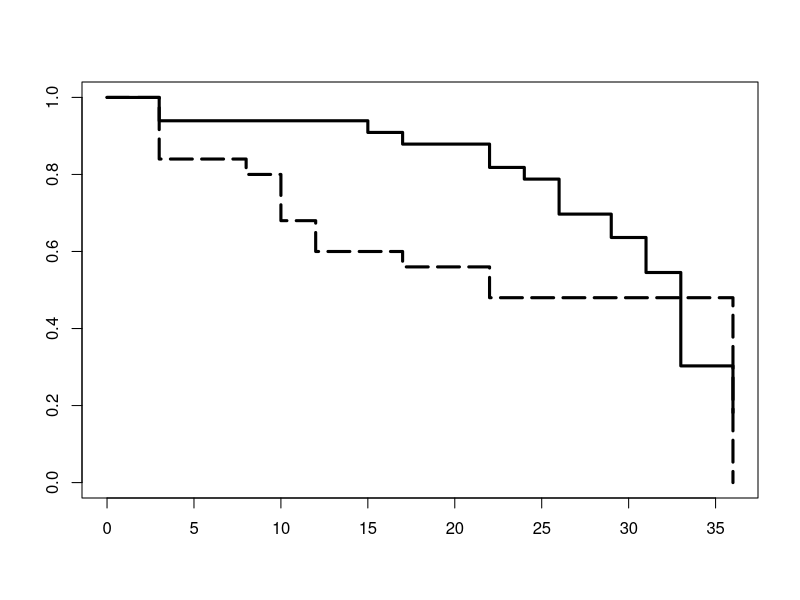
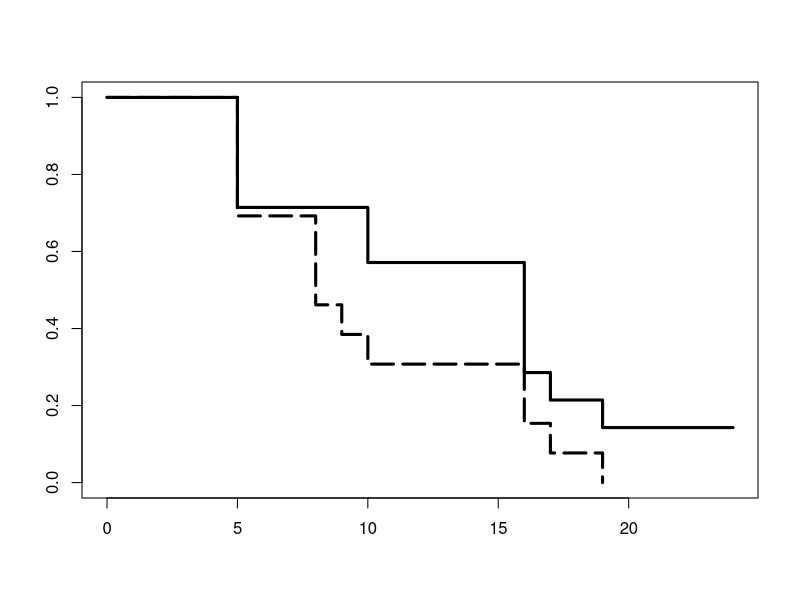
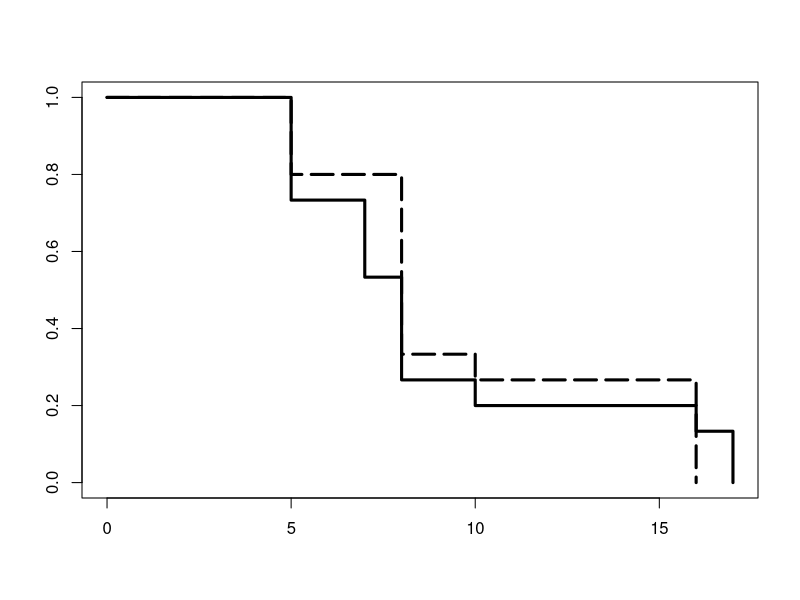
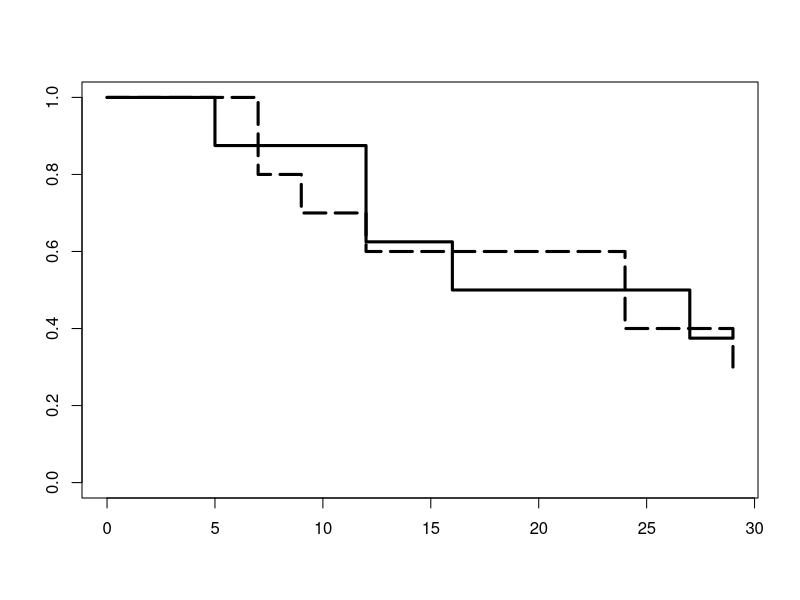
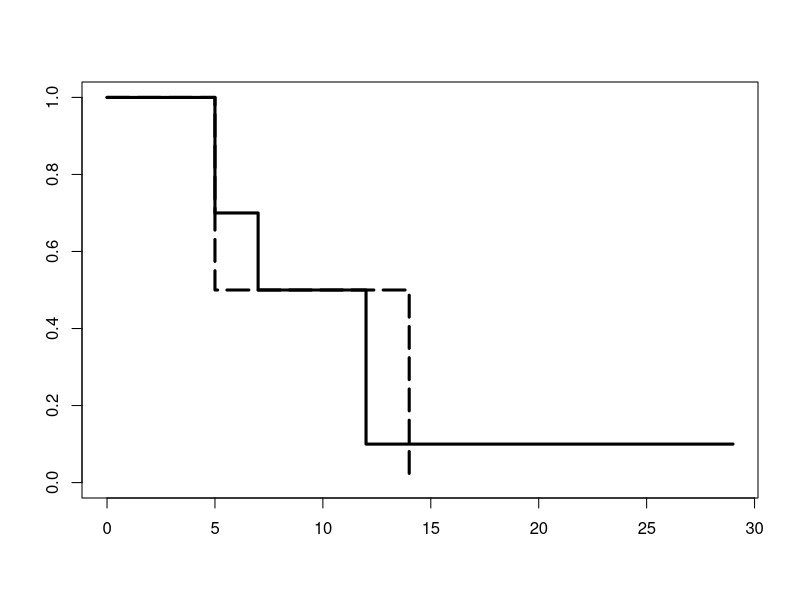
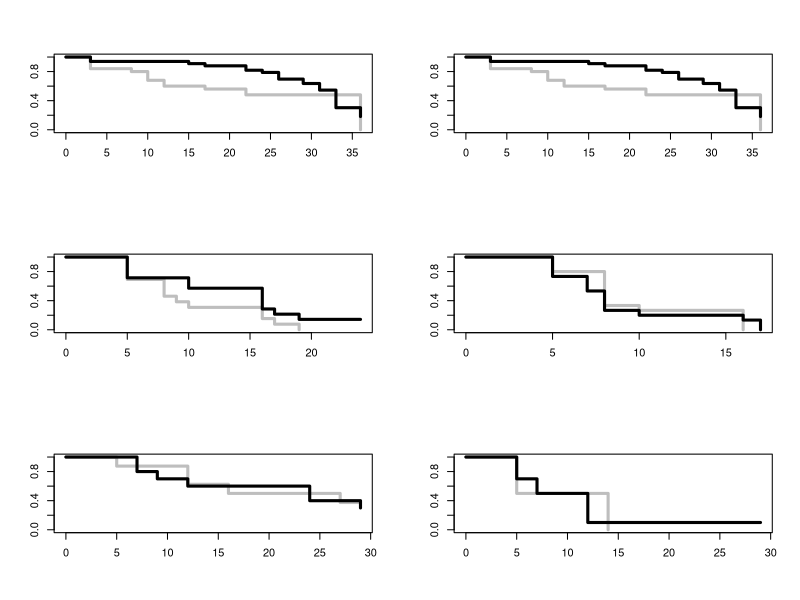
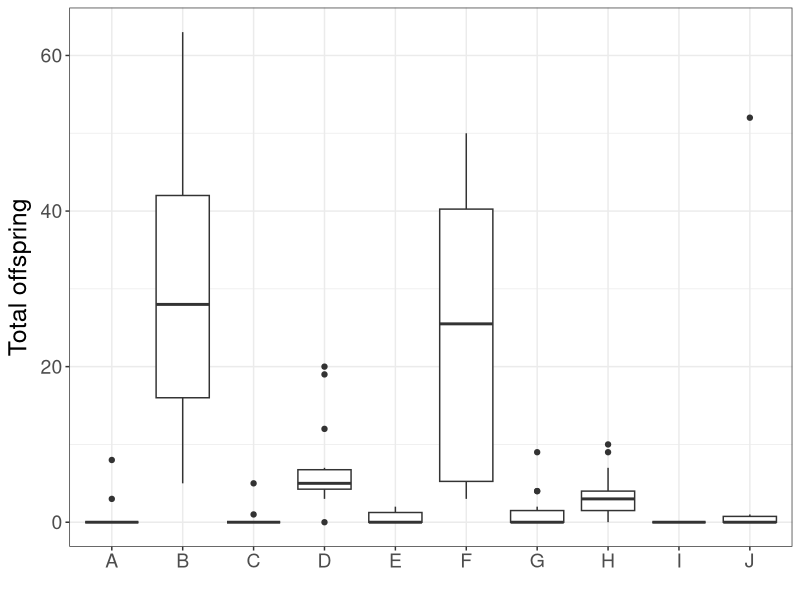

Source code (R) for these figures, in order: (Note: this script raises an error after producing the figures.)
#=============================================================================================================#
# Script created by Meghan Duffy, duffymeg@umich.edu
# Script created in version R 3.1.2 
# This script is for analyzing data related to the Duffy et al. paper re-describing
# the Daphnia brood parasite Blastulidium paedophthorum (Bp)
#=============================================================================================================#

# Set working directory
#use line below if working on pc
# setwd("C:/Users/duffymeg/Box Sync/Parasites/BroodParasite/CodeforDuffyetalBPpaper")
#use line below if working on mac
setwd("~/Box Sync/Parasites/BroodParasite/CodeforDuffyetalBPpaper")

# load all data
# North Fall 2013 life table
brooddataNorth2013 <- read.table("NorthBPLifeTable2013.txt", header=TRUE, sep="\t", na.strings="?", dec=".", strip.white=TRUE)
# Now moving on to Fall 2014 data 
# North Lake:
brooddataNorth2014 <- read.csv("NorthBPLifeTable2014.csv", header=TRUE, na.strings="?", dec=".", strip.white=TRUE)
brooddataNorth2014dentifera <- subset(brooddataNorth2014,Treatment=="Infected Dent" | Treatment=="Uninfected Dent")
brooddataNorth2014retrocurva <- subset(brooddataNorth2014,Treatment=="Infected Retro" | Treatment=="Uninfected Retro")
# Cedar Lake:
brooddataCedar2014 <- read.csv("CedarBPLifeTable2014.csv", header=TRUE, na.strings="?", dec=".", strip.white=TRUE)
brooddataCedar2014dentifera <- subset(brooddataCedar2014,Treatment=="Infected Dent" | Treatment=="Uninfected Dent")
brooddataCedar2014retrocurva <- subset(brooddataCedar2014,Treatment=="Infected Retro" | Treatment=="Uninfected Retro")

# Survival analyses
library(survival)
#Note "Censored" column is whether or not the animal died before experimental takedown 1= yes, it died during the experiment, 0 = no, it survived until the end

# North 2013 data:
model1 <- survfit(Surv(brooddataNorth2013$Day.Death, brooddataNorth2013$Censored) ~ brooddataNorth2013$Treatment)
plot(model1, lty=c(5,1),lwd=3)

tapply(brooddataNorth2013$Day.Death,brooddataNorth2013$Treatment,mean,na.rm=TRUE)

# Cox's proportional hazard model 
coxfit1 <- coxph(Surv(brooddataNorth2013$Day.Death, brooddataNorth2013$Censored) ~ brooddataNorth2013$Treatment)  
summary(coxfit1)   

# North 2014 dentifera data:
model2 <- survfit(Surv(brooddataNorth2014dentifera$Day.Death, brooddataNorth2014dentifera$Censored) ~ brooddataNorth2014dentifera$Treatment)
plot(model2, lty=c(5,1),lwd=3)

tapply(brooddataNorth2014dentifera$Day.Death,brooddataNorth2014dentifera$Treatment,mean,na.rm=TRUE)

coxfit2 <- coxph(Surv(brooddataNorth2014dentifera$Day.Death, brooddataNorth2014dentifera$Censored) ~ brooddataNorth2014dentifera$Treatment)  
summary(coxfit2)   

# North 2014 retrocurva data:
model3 <- survfit(Surv(brooddataNorth2014retrocurva$Day.Death, brooddataNorth2014retrocurva$Censored) ~ brooddataNorth2014retrocurva$Treatment)
plot(model3, lty=c(5,1),lwd=3)

tapply(brooddataNorth2014retrocurva$Day.Death,brooddataNorth2014retrocurva$Treatment,mean,na.rm=TRUE)

coxfit3 <- coxph(Surv(brooddataNorth2014retrocurva$Day.Death, brooddataNorth2014retrocurva$Censored) ~ brooddataNorth2014retrocurva$Treatment)  
summary(coxfit3)   

# Cedar 2014 dentifera data:
model4 <- survfit(Surv(brooddataCedar2014dentifera$Day.Death, brooddataCedar2014dentifera$Censored) ~ brooddataCedar2014dentifera$Treatment)
plot(model4, lty=c(1,5),lwd=3)

tapply(brooddataCedar2014dentifera$Day.Death,brooddataCedar2014dentifera$Treatment,mean,na.rm=TRUE)

coxfit4 <- coxph(Surv(brooddataCedar2014dentifera$Day.Death, brooddataCedar2014dentifera$Censored) ~ brooddataCedar2014dentifera$Treatment)  
summary(coxfit4)   

# Cedar 2014 retrocurva data:
model5 <- survfit(Surv(brooddataCedar2014retrocurva$Day.Death, brooddataCedar2014retrocurva$Censored) ~ brooddataCedar2014retrocurva$Treatment)
plot(model5, lty=c(5,1),lwd=3)

tapply(brooddataCedar2014retrocurva$Day.Death,brooddataCedar2014retrocurva$Treatment,mean,na.rm=TRUE)

coxfit5 <- coxph(Surv(brooddataCedar2014retrocurva$Day.Death, brooddataCedar2014retrocurva$Censored) ~ brooddataCedar2014retrocurva$Treatment)  
summary(coxfit5)  


# One big figure with all the survival plots:
par(mfrow=c(3,2))
plot(model1, lty=c(1,1),lwd=3, col=c("gray","black"))
plot(model1, lty=c(1,1),lwd=3, col=c("gray","black")) # placeholder; will delete when export
plot(model2, lty=c(1,1),lwd=3, col=c("gray","black"))
plot(model3, lty=c(1,1),lwd=3, col=c("gray","black"))
plot(model4, lty=c(1,1),lwd=3, col=c("gray","black"))
plot(model5, lty=c(1,1),lwd=3, col=c("gray","black"))

## Now combining all the data into one big dataset to plot reproduction:
brooddataNorth2013$LakeYear <- "North2013"
brooddataNorth2013$Host <- "dentifera"
brooddataNorth2013$Infection <- brooddataNorth2013$Treatment

library(stringr)
library(plyr)

list <- str_split(brooddataNorth2014$Treatment, " ", n = 2)
df <- ldply(list)
colnames(df) <- c("Infection", "Host")

brooddataNorth2014$Infection <- df$Infection
brooddataNorth2014$Host <- df$Host

list <- str_split(brooddataCedar2014$Treatment, " ", n = 2)
df <- ldply(list)
colnames(df) <- c("Infection", "Host")

brooddataCedar2014$Infection <- df$Infection
brooddataCedar2014$Host <- df$Host

brooddataNorth2014$LakeYear <- "North2014"
brooddataCedar2014$LakeYear <- "Cedar2014"

brooddataNorth2013$Other.Infect <- NULL

allbrooddata <- rbind(brooddataNorth2013,brooddataNorth2014,brooddataCedar2014)

allbrooddata$Host <- str_replace(allbrooddata$Host,"dentifera","Dent")

allbrooddata$Dummy <- "Q"
allbrooddata$Dummy[1:25] <- "A"
allbrooddata$Dummy[26:58] <- "B"
allbrooddata$Dummy[59:71] <- "C"
allbrooddata$Dummy[72:85] <- "D"
allbrooddata$Dummy[86:100] <- "G"
allbrooddata$Dummy[101:115] <- "H"
allbrooddata$Dummy[116:123] <- "E"
allbrooddata$Dummy[124:133] <- "F"
allbrooddata$Dummy[134:137] <- "I"
allbrooddata$Dummy[138:147] <- "J"

library(ggplot2)
ggplot(allbrooddata, aes(x=Dummy, y=Sum.Offspring)) + 
  geom_boxplot() + theme_bw() +
  labs(x=" ", y=expression(paste("Total offspring"))) + theme(
    axis.title.y = element_text(size=18,vjust=0.9),
    axis.text.x = element_text(size=14),
    axis.text.y = element_text(size=14)
  ) 

# now analyzing 
#For North 2013
#get mean reproduction of the two treatments
tapply(brooddataNorth2013$Sum.Offspring,brooddataNorth2013$Treatment,mean,na.rm=TRUE)

# non-parametric permutation test using the coin package:
library(coin)

# North 2013:
oneway_test(Sum.Offspring ~ Treatment, data=brooddataNorth2013,
            distribution=approximate(B=9999))

#For North 2014
#get mean reproduction of the two treatments
tapply(brooddataNorth2014$Sum.Offspring,brooddataNorth2014$Treatment,mean,na.rm=TRUE)

#test North 2014 dentifera using the coin package:
oneway_test(Sum.Offspring ~ Treatment, data=brooddataNorth2014dentifera,
            distribution=approximate(B=9999))

#North 2014 retrocurva
oneway_test(Sum.Offspring ~ Treatment, data=brooddataNorth2014retrocurva,
            distribution=approximate(B=9999))

#For Cedar 2014
#get mean reproduction of the treatments
tapply(brooddataCedar2014$Sum.Offspring,brooddataCedar2014$Treatment,mean,na.rm=TRUE)

#test Cedar 2014 dentifera using the coin package:
oneway_test(Sum.Offspring ~ Treatment, data=brooddataCedar2014dentifera,
            distribution=approximate(B=9999))

# test Cedar 2014 retrocurva:
oneway_test(Sum.Offspring ~ Treatment, data=brooddataCedar2014retrocurva,
            distribution=approximate(B=9999))


# looking at recovery of infected hosts
tapply(allbrooddata$Did.Clear,list(allbrooddata$LakeYear,allbrooddata$Host,allbrooddata$Infection),mean,na.rm=TRUE)
tapply(allbrooddata$Did.Clear,list(allbrooddata$LakeYear,allbrooddata$Host,allbrooddata$Infection),sum,na.rm=TRUE)
tapply(allbrooddata$Sum.Offspring,list(allbrooddata$LakeYear,allbrooddata$Host,allbrooddata$Infection,allbrooddata$Did.Clear),mean,na.rm=TRUE)

#######################CODE FOR FIELD DATA ANALYSES#####################################
library(reshape2)
library(scales)

parasitedata <- read.csv("2014ParasiteSurveyJustBrood.csv")

colnames(parasitedata)

#remove species-lake-date combinations where scanned fewer than 20 individuals of a given species
parasitedata <- subset(parasitedata,Total>19)

#remove ambigua and mendotae
shortdata <- subset(parasitedata,!Species%in%c("Ambigua","Mendotae"))

#format dates correctly
shortdata <- mutate(shortdata,Date=as.Date(Date,format="%d-%b-%y"))

shortdata$Lake <- str_replace(shortdata$Lake,"Little Appleton","LittleAppleton")
shortdata$Lake <- factor(shortdata$Lake)
shortdata$Lake2 <- shortdata$Lake
shortdata$Lake2 <- mapvalues(shortdata$Lake2, from = c("Appleton", "Bishop", "Bruin", "Cedar", "CrookedP", "CrookedW", "Gosling", "LittleAppleton", "Mill", "North", "Pickerel", "Sullivan", "Walsh", "Whitmore", "Woodland"), to = c("A", "B", "C", "D", "E", "F", "G", "H", "I", "J", "K", "L", "M", "N", "O"))
shortdata$Species <- factor(shortdata$Species)
shortdata$Species2 <- shortdata$Species
shortdata$Species2 <- mapvalues(shortdata$Species2, from = c("Ceriodaphnia", "Dentifera", "Dubia", "Parvula", "Pulicaria", "Retrocurva"), to = c("Cdu", "Dde", "Ddu", "Dpa", "Dpu", "Dre"))

#Looking at proportion of dates where brood was present
sum(shortdata$PropBrood!=0)/length(shortdata$PropBrood)

library(dplyr)
proppresent<-shortdata %>% group_by(Species2, Lake2) %>% summarize(prop = mean(PropBrood > 0), count = n())
enoughdates <- subset(proppresent,count>4)
enoughdates$perc <- enoughdates$prop*100
summarypresent <- enoughdates %>% group_by(Species2) %>% summarize (minprop = min(prop),maxprop = max(prop),medprop=median(prop))
summarypresentbylake <- enoughdates %>% group_by(Lake2) %>% summarize (minprop = min(prop),maxprop = max(prop),medprop=median(prop))

summarypresent
summarypresentbylake

#Plotting presence/absence data:
give.n <- function(x){
  return(c(y = 95, label = length(x)))
}

panela <- ggplot(enoughdates, aes(x=Species2, y=perc)) + 
  geom_boxplot() + theme_bw() + 
  stat_summary(fun.data = give.n, geom = "text") + 
  labs(y="Percent of sampling\ndates present") + theme(
    axis.title.x = element_blank(),
    axis.title.y = element_text(size=16,vjust=-1.9),
    axis.text.x = element_blank(),
    axis.text.y = element_text(size=14)
  ) 

panelb <- ggplot(enoughdates, aes(x=Lake2, y=perc)) + 
  geom_boxplot() + theme_bw() + 
  stat_summary(fun.data = give.n, geom = "text") + theme(
    axis.title.x = element_blank(),
    axis.title.y = element_blank(),
    axis.text.x = element_blank(),
    axis.text.y = element_blank()
  ) 

#Plotting maxima
MaxAdBrood <- ddply(shortdata,.(Species2,Lake2),summarise,max.adbrood= max(PropAdBrood, na.rm = TRUE))
MaxAsexAdBrood <- ddply(shortdata,.(Species2,Lake2),summarise,max.asexadbrood= max(PropAsexAdBrood, na.rm = TRUE))
MaxBrood <- ddply(shortdata,.(Species2,Lake2),summarise,max.brood= max(PropBrood, na.rm = TRUE))
MaxAdBrood$max.percadbrood <- MaxAdBrood$max.adbrood*100
MaxAsexAdBrood$max.percasexadbrood <- MaxAsexAdBrood$max.asexadbrood*100
MaxBrood$max.percbrood <- MaxBrood$max.brood*100

#updating give.n function so that the output is at the right point on the next set of panels
give.n <- function(x){
  return(c(y = 9.5, label = length(x)))
}

panelc <- ggplot(MaxBrood, aes(x=Species2, y=max.percbrood)) + 
  geom_boxplot() + theme_bw() + 
  stat_summary(fun.data = give.n, geom = "text") +
  labs(y=expression(paste("Maximum\nprevalence (%)"))) + theme(
    axis.title.x = element_blank(),
    axis.title.y = element_text(size=16),
    axis.text.x = element_blank(),
    axis.text.y = element_text(size=14)
  ) 

paneld <- ggplot(MaxBrood, aes(x=Lake2, y=max.percbrood)) + 
  geom_boxplot() + theme_bw() + 
  stat_summary(fun.data = give.n, geom = "text") + theme(
    axis.title.x = element_blank(),
    axis.title.y = element_blank(),
    axis.text.x = element_blank(),
    axis.text.y = element_blank()
  ) 

#updating give.n function so that the output is at the right point on the next set of panels
give.n <- function(x){
  return(c(y = 21.5, label = length(x)))
}

panele <- ggplot(MaxAsexAdBrood, aes(x=Species2, y=max.percasexadbrood)) + 
  geom_boxplot() + theme_bw() +
  stat_summary(fun.data = give.n, geom = "text") +
  labs(x="Host species", y=expression(paste("Maximum prevalence in\nasexual adults (%)"))) + theme(
    axis.title.x = element_text(size=16,vjust=-0.35),
    axis.title.y = element_text(size=16,vjust=0.9),
    axis.text.x = element_text(size=14),
    axis.text.y = element_text(size=14)
  ) 

panelf <- ggplot(MaxAsexAdBrood, aes(x=Lake2, y=max.percasexadbrood)) + 
  geom_boxplot() + theme_bw() +
  stat_summary(fun.data = give.n, geom = "text") +
  labs(x="Lake") + theme(
    axis.title.x = element_text(size=16,vjust=-0.35),
    axis.title.y = element_blank(),
    axis.text.x = element_text(size=14),
    axis.text.y = element_blank()
  ) 

library(grid)
grid.draw(rbind(ggplotGrob(panela),ggplotGrob(panelc),ggplotGrob(panele),size="last"))
grid.draw(rbind(ggplotGrob(panelb),ggplotGrob(paneld),ggplotGrob(panelf),size="last"))


tapply(MaxBrood$max.brood,list(MaxBrood$Species),max,na.rm=TRUE)
tapply(MaxAsexAdBrood$max.asexadbrood,list(MaxBrood$Species),max,na.rm=TRUE)

tapply(MaxBrood$max.brood,list(MaxBrood$Lake),max,na.rm=TRUE)
tapply(MaxAsexAdBrood$max.asexadbrood,list(MaxBrood$Lake),max,na.rm=TRUE)
